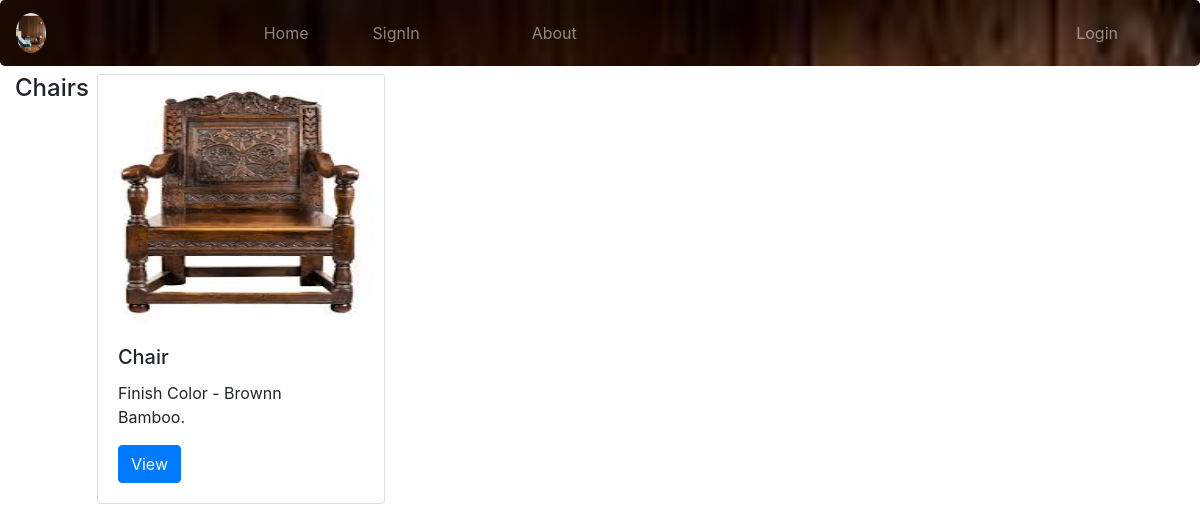
/ch/, run on the app's committed database.
### HomeWoods/models.py (models this page shows)
class Sell(models.Model):
	prdct_id = models.PositiveIntegerField(primary_key=True,blank=True)
	im1 = models.ImageField(null=True,blank=True,upload_to='')
	im2 = models.ImageField(null=True,blank=True,upload_to='')
	dim = models.CharField(max_length=20)
	wd_type = models.CharField(max_length=25,blank=True)
	f_name = models.CharField(max_length=35)
	o_price = models.CharField(max_length=10)
	c_price = models.CharField(max_length=10)
	s_stat = models.CharField(max_length=10,null=True)

### HomeWoods/views.py (the view)
# urls.py: path('ch/', views.chair, name="char"),
def chair(request):
	ch = Sell.objects.filter(f_name='Chair')
	return render(request,'html/chairs.html',{'c1':ch})

### templates/html/chairs.html (shortened to what this page needs)
{% extends 'html/base.html' %}
{% load static %}
{% block content %}
<div class="container-fluid mt-2 " style=" display: flex;
            flex-wrap: wrap;    asdfgh">
    <h4>Chairs</h4>
    {% for i in c1 %}
    {% if c1.s_stat != 'Sold' %}
    <div class="card float mx-2" style="width: 18rem;">
        <img  width="100px" height="250px" class="card-img-top" src="{{i.im1.url}}" alt="Card image cap" >
        <div class="card-body">
          <h5 class="card-title">{{i.f_name}}</h5>
          <div class="_3Djpdu">Finish Color - Brownn</div>
          <p class="card-text">{{i.wd_type}}.</p>
          <a href="chdet/{{i.prdct_id}}" class="btn btn-primary">View</a>
        </div>
      </div>
      {% endif %}
    {% endfor %}
</div>
{% endblock %}

### data on the page
Sell: im1 (picture), f_name "Chair", wd_type "Bamboo"
